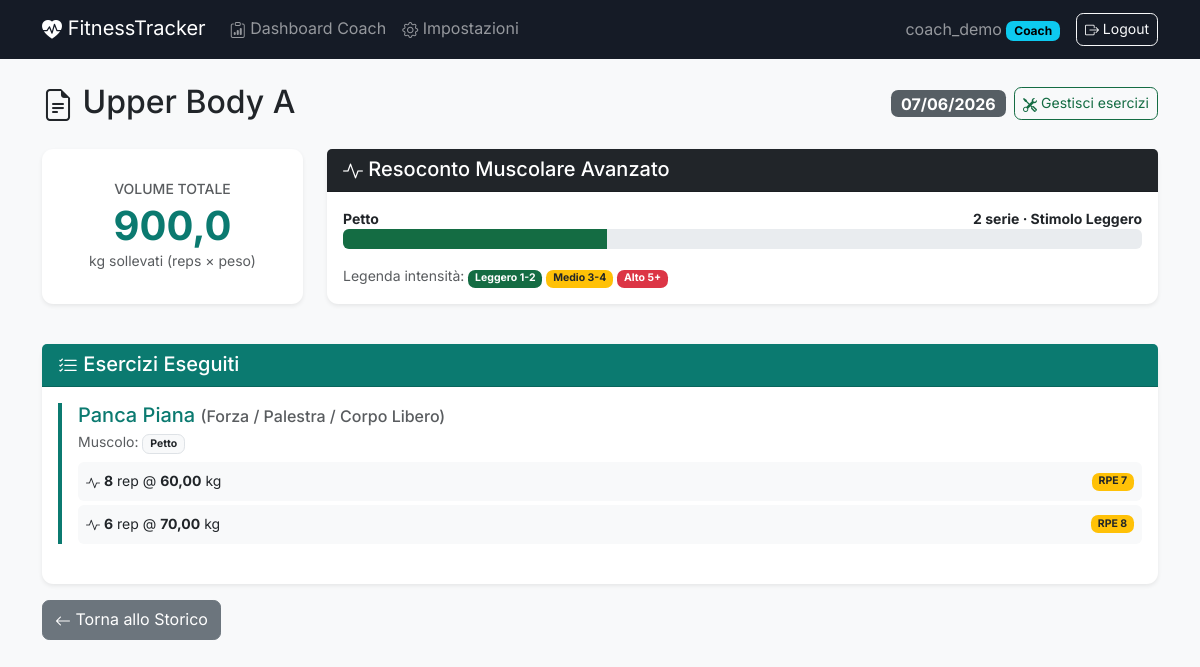
The app's page /workouts/4/ (signed in) with its own data.
### accounts/models.py (models this page shows, shortened)
class CustomUser(AbstractUser):
    is_coach = models.BooleanField(default=False)
    coach = models.ForeignKey(
        'self',
        on_delete=models.SET_NULL,
        null=True,
        blank=True,
        related_name='athletes'
    )
    age = models.PositiveIntegerField(null=True, blank=True)
    weight = models.FloatField(verbose_name="Peso Corporeo (kg)", null=True, blank=True)
    body_fat = models.FloatField(verbose_name="Massa Grassa (%)", null=True, blank=True)
    prezzo_mensile = models.DecimalField(
        verbose_name="Prezzo mensile (€)",
        max_digits=6, decimal_places=2, default=0.00
    )

### workouts/models.py (models this page shows, shortened)
class WorkoutLog(models.Model):
    user = models.ForeignKey(
        settings.AUTH_USER_MODEL,
        on_delete=models.CASCADE,
        related_name='workouts'
    )
    date = models.DateField(auto_now_add=True)
    title = models.CharField(max_length=100)
    coach_feedback = models.TextField(blank=True, null=True)

class ExerciseSession(models.Model):
    ACTIVITY_CHOICES = [
        ('FORZA', 'Forza / Palestra / Corpo Libero'),
        ('CARDIO', 'Cardio / Corsa / Bici / Nuoto'),
    ]
    MUSCLE_MAP = {
        'panca': 'Petto',
        'bench': 'Petto',
        'croci': 'Petto',
        'fly': 'Petto',
        'spinte': 'Petto',
        'dip': 'Petto',
        'piegamenti': 'Petto',
        'push up': 'Petto',
        'chest': 'Petto',
        'squat': 'Gambe',
        'leg': 'Gambe',
        'affondi': 'Gambe',
        'pressa': 'Gambe',
        'stacco': 'Gambe',
        'deadlift': 'Gambe',
        'quad': 'Gambe',
        'hamstring': 'Gambe',
        'glute': 'Gambe',
        'polpacci': 'Gambe',
        'calf': 'Gambe',
        'triceps': 'Tricipiti',
        'pushdown': 'Tricipiti',
        'french press': 'Tricipiti',
        'curl': 'Bicipiti',
        'biceps': 'Bicipiti',
        'arm': 'Bicipiti',
        'military': 'Spalle',
        'lento': 'Spalle',
        'shoulder press': 'Spalle',
        'lateral': 'Spalle',
        'deltoid': 'Spalle',
        'alzate': 'Spalle',
        'spalle': 'Spalle',
        'press': 'Spalle',
        'trazioni': 'Schiena',
        'pull up': 'Schiena',
        'lat machine': 'Schiena',
        'rematore': 'Schiena',
        'pulley': 'Schiena',
        'row': 'Schiena',
        'pull': 'Schiena',
        'lat': 'Schiena',
        'back': 'Schiena',
        'crunch': 'Addome',
        'plank': 'Addome',
        'core': 'Addome',
        'abs': 'Addome',
        'situp': 'Addome',
    }
    workout_log = models.ForeignKey(
        WorkoutLog,
        on_delete=models.CASCADE,
        related_name='exercises'
    )
    name = models.CharField(max_length=100)
    activity_type = models.CharField(max_length=10, choices=ACTIVITY_CHOICES, default='FORZA')
    def get_target_muscle(self):
        if self.activity_type == 'CARDIO':
            return 'Sistema Cardiovascolare'
        name_lower = self.name.lower()
        for keyword, muscle in self.MUSCLE_MAP.items():
            if keyword in name_lower:
                return muscle
        return 'Generico / Altro'

class ExerciseSet(models.Model):
    exercise_session = models.ForeignKey(
        ExerciseSession,
        on_delete=models.CASCADE,
        related_name='sets'
    )
    reps = models.IntegerField(blank=True, null=True)
    weight = models.DecimalField(max_digits=5, decimal_places=2, blank=True, null=True)
    distance = models.DecimalField(max_digits=5, decimal_places=2, blank=True, null=True)
    duration = models.IntegerField(blank=True, null=True)
    rpe = models.IntegerField(blank=True, null=True)

### workouts/views.py (the view)
# urls.py: path('workouts/<int:pk>/', WorkoutDetailView.as_view(), name='workout_detail'),
class WorkoutDetailView(LoginRequiredMixin, DetailView):
    model = WorkoutLog
    template_name = 'workouts/workout_detail.html'
    context_object_name = 'workout'
    def get_queryset(self):
        return WorkoutLog.objects.filter(
            Q(user=self.request.user) | Q(user__coach=self.request.user)
        )
    def get_context_data(self, **kwargs):
        context = super().get_context_data(**kwargs)
        workout = self.object
        total_volume = 0.0
        muscle_sets = {}
        for exercise in workout.exercises.all():
            sets = list(exercise.sets.all())
            n_sets = len(sets)
            muscle = exercise.get_target_muscle()
            muscle_sets[muscle] = muscle_sets.get(muscle, 0) + n_sets
            for s in sets:
                if s.reps and s.weight:
                    total_volume += s.reps * float(s.weight)
        muscle_report = []
        for muscle, n in sorted(muscle_sets.items(), key=lambda x: x[1], reverse=True):
            if n >= 5:
                level, color = 'Alto', 'bg-danger'
            elif n >= 3:
                level, color = 'Medio', 'bg-warning'
            else:
                level, color = 'Leggero', 'bg-success'
            muscle_report.append({
                'muscle': muscle,
                'sets': n,
                'level': level,
                'color': color,
                'width': min(int(n / 6 * 100), 100),
            })
        context['total_volume'] = round(total_volume, 1)
        context['muscle_report'] = muscle_report
        return context

### templates/workouts/workout_detail.html (shortened to what this page needs)
{% extends 'base.html' %}
{% block content %}
<div class="d-flex flex-column flex-sm-row justify-content-between align-items-sm-center gap-2 mb-4">
    <h1 class="h2 mb-0"><i class="bi bi-file-earmark-text"></i> {{ workout.title }}</h1>
    <div class="d-flex align-items-center gap-2">
        <span class="badge bg-secondary fs-6">{{ workout.date|date:"d/m/Y" }}</span>
        <a href="{% url 'workout_edit' workout.pk %}" class="btn btn-sm btn-outline-success"><i class="bi bi-tools"></i> Gestisci esercizi</a>
    </div>
</div>
<div class="row mb-4">
    <div class="col-md-3 mb-3">
        <div class="card text-center shadow-sm h-100 border-primary">
            <div class="card-body d-flex flex-column justify-content-center">
                <h2 class="h6 text-muted text-uppercase small mb-1">Volume Totale</h2>
                <p class="display-6 fw-bold text-primary mb-0">{{ total_volume }}</p>
                <span class="small text-muted">kg sollevati (reps × peso)</span>
            </div>
        </div>
    </div>
    <div class="col-md-9 mb-3">
        <div class="card shadow-sm h-100">
            <div class="card-header bg-dark text-white">
                <h2 class="h5 mb-0"><i class="bi bi-activity"></i> Resoconto Muscolare Avanzato</h2>
            </div>
            <div class="card-body">
                {% if muscle_report %}
                    {% for item in muscle_report %}
                        <div class="mb-2">
                            <div class="d-flex justify-content-between small fw-bold">
                                <span>{{ item.muscle }}</span>
                                <span>{{ item.sets }} serie · Stimolo {{ item.level }}</span>
                            </div>
                            <div class="progress" style="height: 20px;">
                                <div class="progress-bar {{ item.color }} muscle-bar"
                                     role="progressbar"
                                     data-bar-width="{{ item.width }}"
                                     aria-label="{{ item.muscle }}: {{ item.sets }} serie">
                                </div>
                            </div>
                        </div>
                    {% endfor %}
                    <p class="small text-muted mt-3 mb-0">
                        Legenda intensità: <span class="badge bg-success">Leggero 1-2</span>
                        <span class="badge bg-warning text-dark">Medio 3-4</span>
                        <span class="badge bg-danger">Alto 5+</span>
                    </p>
                {% else %}
                    <p class="text-muted mb-0">Nessun dato muscolare: aggiungi esercizi e serie all'allenamento.</p>
                {% endif %}
            </div>
        </div>
    </div>
</div>
<div class="card shadow-sm">
    <div class="card-header bg-primary text-white">
        <h2 class="h5 mb-0"><i class="bi bi-list-check"></i> Esercizi Eseguiti</h2>
    </div>
    <div class="card-body">
        {% if workout.exercises.all %}
            {% for exercise in workout.exercises.all %}
                <div class="border-start border-4 border-primary ps-3 mb-4">
                    <h3 class="h5 text-primary mb-1">{{ exercise.name }}
                        <small class="text-muted fs-6">({{ exercise.get_activity_type_display }})</small>
                    </h3>
                    <p class="small text-muted mb-2">
                        Muscolo: <span class="badge bg-light text-dark border">{{ exercise.get_target_muscle }}</span>
                    </p>
                    {% if exercise.sets.all %}
                        <div class="d-flex flex-column gap-1">
                            {% for set in exercise.sets.all %}
                                <div class="bg-light p-2 rounded small d-flex justify-content-between align-items-center {% if set.rpe >= 9 %}border border-danger{% endif %}">
                                    <div>
                                        {% if exercise.activity_type == 'FORZA' %}
                                            <i class="bi bi-activity"></i> <strong>{{ set.reps }}</strong> rep @ <strong>{{ set.weight }}</strong> kg
                                        {% else %}
                                            <i class="bi bi-stopwatch"></i> <strong>{{ set.distance }}</strong> km in <strong>{{ set.duration }}</strong> min
                                        {% endif %}
                                    </div>
                                    {% if set.rpe %}
                                        {% if set.rpe >= 9 %}
                                            <span class="badge bg-danger"><i class="bi bi-fire"></i> RPE {{ set.rpe }} — Cedimento</span>
                                        {% else %}
                                            <span class="badge bg-warning text-dark">RPE {{ set.rpe }}</span>
                                        {% endif %}
                                    {% endif %}
                                </div>
                            {% endfor %}
                        </div>
                    {% else %}
                        <p class="text-muted small mb-0">Nessuna serie registrata.</p>
                    {% endif %}
                </div>
            {% endfor %}
        {% else %}
            <p class="text-muted text-center py-4">Nessun esercizio registrato per questa sessione.</p>
        {% endif %}
    </div>
</div>
<a href="{% url 'workout_list' %}" class="btn btn-secondary mt-3"><i class="bi bi-arrow-left"></i> Torna allo Storico</a>
{% endblock %}

### templates/base.html (shortened to what this page needs)
<!DOCTYPE html>
{% load static %}
<html lang="it">
<head>
    <link href="https://cdn.jsdelivr.net/npm/bootstrap@5.3.2/dist/css/bootstrap.min.css" rel="stylesheet">
    <link href="https://cdn.jsdelivr.net/npm/bootstrap-icons@1.11.3/font/bootstrap-icons.min.css" rel="stylesheet">
    <link rel="stylesheet" href="{% static 'css/style.css' %}">
</head>
<body class="bg-light">
    <nav class="navbar navbar-expand-lg navbar-dark bg-dark sticky-top mb-4">
        <div class="container">
            <a class="navbar-brand" href="{% url 'home' %}"><i class="bi bi-heart-pulse-fill"></i> FitnessTracker</a>
            <div class="collapse navbar-collapse" id="mainNav">
                {% if user.is_authenticated %}
                <ul class="navbar-nav me-auto">
                    {% if user.is_coach %}
                        <li class="nav-item"><a class="nav-link" href="{% url 'workout_list' %}"><i class="bi bi-clipboard-data"></i> Dashboard Coach</a></li>
                        <li class="nav-item"><a class="nav-link" href="{% url 'coach_settings' %}"><i class="bi bi-gear"></i> Impostazioni</a></li>
                    {% endif %}
                </ul>
                <ul class="navbar-nav ms-auto align-items-lg-center">
                    <li class="nav-item">
                        <span class="navbar-text me-3">
                            {{ user.username }}
                            <span class="badge text-bg-{% if user.is_coach %}info{% else %}secondary{% endif %}">
                                {% if user.is_coach %}Coach{% else %}Atleta{% endif %}
                            </span>
                        </span>
                    </li>
                    <li class="nav-item">
                        <form method="post" action="{% url 'logout' %}" class="d-inline">
                            <button type="submit" class="btn btn-sm btn-outline-light"><i class="bi bi-box-arrow-right"></i> Logout</button>
                        </form>
                    </li>
                </ul>
                {% endif %}
            </div>
        </div>
    </nav>
    <div class="container">
        {% block content %}
        {% endblock %}
    </div>
</body>
</html>

### static/css/style.css (style rules this page uses)
:root { --brand-primary: #0b7a70; --brand-primary-dark: #086159; --brand-navy: #151b26; --brand-radius: 0.7rem; }
body { font-family: 'Inter', -apple-system, BlinkMacSystemFont, "Segoe UI", Roboto, sans-serif; background-color: #f4f6f8; }
.navbar.bg-dark { background-color: var(--brand-navy) !important; }
.text-primary { color: var(--brand-primary) !important; }
.bg-primary { background-color: var(--brand-primary) !important; }
.border-primary { border-color: var(--brand-primary) !important; }
a { color: var(--brand-primary); }
.card { border: none; border-radius: var(--brand-radius); box-shadow: 0 2px 14px rgba(15, 23, 42, 0.08); }
.btn, .form-control, .form-select, .badge, .alert { border-radius: calc(var(--brand-radius) - 0.25rem); }
.bi { vertical-align: -0.125em; }
.badge.bg-success, .progress-bar.bg-success { background-color: #146c43 !important; }
.badge.bg-secondary, .progress-bar.bg-secondary { background-color: #565e64 !important; }
.btn-outline-success { --bs-btn-color: #146c43; --bs-btn-border-color: #146c43; --bs-btn-hover-bg: #146c43; --bs-btn-hover-border-color: #146c43; --bs-btn-active-bg: #146c43; --bs-btn-active-border-color: #146c43; }

### records on screen
CustomUser: username "coach_demo"
WorkoutLog: title "Upper Body A", date "07/06/2026"
ExerciseSession: name "Panca Piana", activity_type "Forza / Palestra / Corpo Libero", get_target_muscle "Petto"
ExerciseSet: reps "8", weight "60,00", rpe "7"
ExerciseSet: reps "6", weight "70,00", rpe "8"

### other values on screen
{{ total_volume }} "900,0"
{{ item.muscle }} "Petto"
{{ item.sets }} "2"
{{ item.level }} "Leggero"
